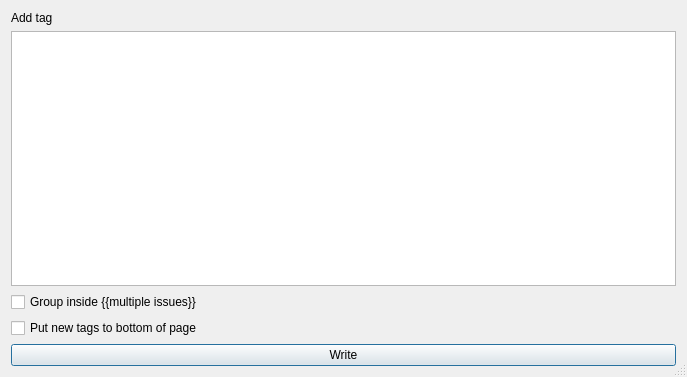
<?xml version="1.0" encoding="UTF-8"?>
<ui version="4.0">
 <class>WikiPageTagsForm</class>
 <widget class="QDialog" name="WikiPageTagsForm">
  <property name="geometry">
   <rect>
    <x>0</x>
    <y>0</y>
    <width>687</width>
    <height>377</height>
   </rect>
  </property>
  <property name="sizePolicy">
   <sizepolicy hsizetype="Preferred" vsizetype="Preferred">
    <horstretch>0</horstretch>
    <verstretch>0</verstretch>
   </sizepolicy>
  </property>
  <property name="windowTitle">
   <string>Dialog</string>
  </property>
  <property name="windowIcon">
   <iconset resource="../huggle_res/pictures.qrc">
    <normaloff>:/huggle/pictures/Resources/huggle3_newlogo.ico</normaloff>:/huggle/pictures/Resources/huggle3_newlogo.ico</iconset>
  </property>
  <property name="sizeGripEnabled">
   <bool>true</bool>
  </property>
  <layout class="QVBoxLayout" name="verticalLayout">
   <item>
    <widget class="QLabel" name="label">
     <property name="text">
      <string>Add tag</string>
     </property>
    </widget>
   </item>
   <item>
    <widget class="QTableWidget" name="tableWidget"/>
   </item>
   <item>
    <widget class="QCheckBox" name="checkBox_2">
     <property name="text">
      <string>Group inside {{multiple issues}}</string>
     </property>
    </widget>
   </item>
   <item>
    <widget class="QCheckBox" name="checkBox">
     <property name="text">
      <string>Put new tags to bottom of page</string>
     </property>
    </widget>
   </item>
   <item>
    <widget class="QPushButton" name="pushButton">
     <property name="text">
      <string>Write</string>
     </property>
    </widget>
   </item>
  </layout>
 </widget>
 <resources>
  <include location="../huggle_res/pictures.qrc"/>
 </resources>
 <connections/>
</ui>
